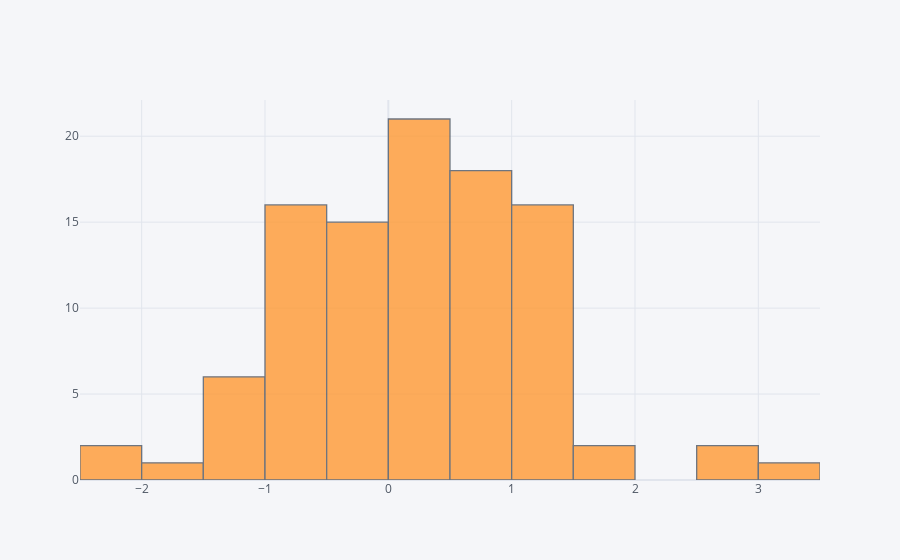

Source (notebook cell):
### Code cell
df['A'].iplot(kind='hist',bins=25)

### Figure 1 — Plotly figure (JSON) as saved in the notebook; plotly's stock layout.template omitted (floating-point values rounded to 4 significant figures)
{"data": [{"histfunc": "count", "histnorm": "", "marker": {"color": "rgba(255, 153, 51, 1.0)", "line": {"color": "#4D5663", "width": 1.3}}, "name": "A", "nbinsx": 25, "opacity": 0.8, "orientation": "v", "type": "histogram", "x": [-0.1328, -0.8318, -0.535, -0.9726, 1.203, -0.08692, 0.1294, 0.06714, 0.7766, 1.31, -0.4805, 1.082, -0.07655, 0.9837, 0.2944, 1.678, 1.298, -0.5538, 0.8758, 0.3642, -0.8228, -0.184, -0.4904, 1.276, 2.65, -0.4274, -0.01893, 0.962, 0.508, 0.8002, 0.7885, 0.4585, -1.068, 0.3332, -1.414, 0.1094, 1.158, 2.508, 1.541, -0.1958, 0.6267, 0.1458, 0.8056, -0.4739, 1.027, 0.0272, 0.3695, 0.857, -0.6343, 1.417, 0.744, -1.444, 0.3775, 0.837, -1.831, 0.297, 0.4208, 0.08046, -0.0572, -0.5708, 1.297, 1.178, 0.8844, 0.6754, -0.6679, -0.5801, 1.182, 0.6088, 0.2878, 0.1632, 1.389, -2.246, 0.1739, -0.6111, 1.062, 0.9972, 0.572, -0.7491, 3.067, -0.9231, -1.003, 0.775, -0.6261, -0.1513, -1.106, 1.462, 0.04188, -2.267, -0.5243, -0.2754, 0.004258, -0.1264, 1.161, -1.384, 0.4267, 0.08306, -0.8149, -0.9459, -0.01238, 1.18]}], "layout": {"barmode": "overlay", "legend": {"bgcolor": "#F5F6F9", "font": {"color": "#4D5663"}}, "paper_bgcolor": "#F5F6F9", "plot_bgcolor": "#F5F6F9", "title": {"font": {"color": "#4D5663"}}, "xaxis": {"gridcolor": "#E1E5ED", "showgrid": true, "tickfont": {"color": "#4D5663"}, "title": {"font": {"color": "#4D5663"}, "text": ""}, "zerolinecolor": "#E1E5ED"}, "yaxis": {"gridcolor": "#E1E5ED", "showgrid": true, "tickfont": {"color": "#4D5663"}, "title": {"font": {"color": "#4D5663"}, "text": ""}, "zerolinecolor": "#E1E5ED"}}}
